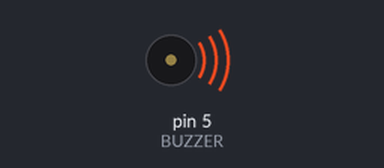
A sketch run on a simulated Arduino Uno, built with avr-gcc and run on an emulated ATmega328P. On the bench: buzzer (waves = sounding).

Above: at 0.1 s.
Timing chart, 0 to 40.0 s (numbered marks = the images above):
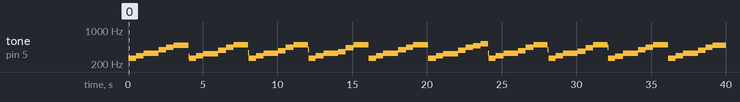

The sketch:

TesteBuzzer.ino
```cpp
#define BUZZER 5 // Porta digital ligada ao buzzer

// Possibilita a escolha das frequencias tocadas pelo buzzer e por quanto tempo será tocada
void SetBuzzerTone(uint16_t frequency, uint16_t length) {
  /*
  Frequência das notas:
  Dó - 262 Hz
  Ré - 294 Hz
  Mi - 330 Hz
  Fá - 349 Hz
  Sol - 392 Hz
  Lá - 440 Hz
  Si - 494 Hz
  #Dó - 528 Hz
  */

  unsigned long startTime = millis();
  unsigned long halfPeriod = 1000000L / frequency / 2;
  pinMode(BUZZER, OUTPUT);

  while(millis() - startTime < length) {
    digitalWrite(BUZZER, HIGH);
    delayMicroseconds(halfPeriod);
    digitalWrite(BUZZER, LOW);
    delayMicroseconds(halfPeriod);
  }
  pinMode(BUZZER, INPUT);
}

void setup() {}

void loop() {
  SetBuzzerTone(262, 500); // Dó
  SetBuzzerTone(294, 500); // Ré
  SetBuzzerTone(330, 500); // Mi
  SetBuzzerTone(349, 500); // Fá
  SetBuzzerTone(392, 500); // Sol
  SetBuzzerTone(440, 500); // Lá
  SetBuzzerTone(494, 500); // Si
  SetBuzzerTone(528, 500); // #Dó
}
```

Measured:
- by itself, tone on pin 5 (BUZZER): plays 261 Hz for 0.52 s, 293 Hz for 0.48 s, 329 Hz for 1.0 s, 391 Hz for 0.52 s, 438 Hz for 0.48 s, 489 Hz for 1.0 s … (67 notes in this stretch)
